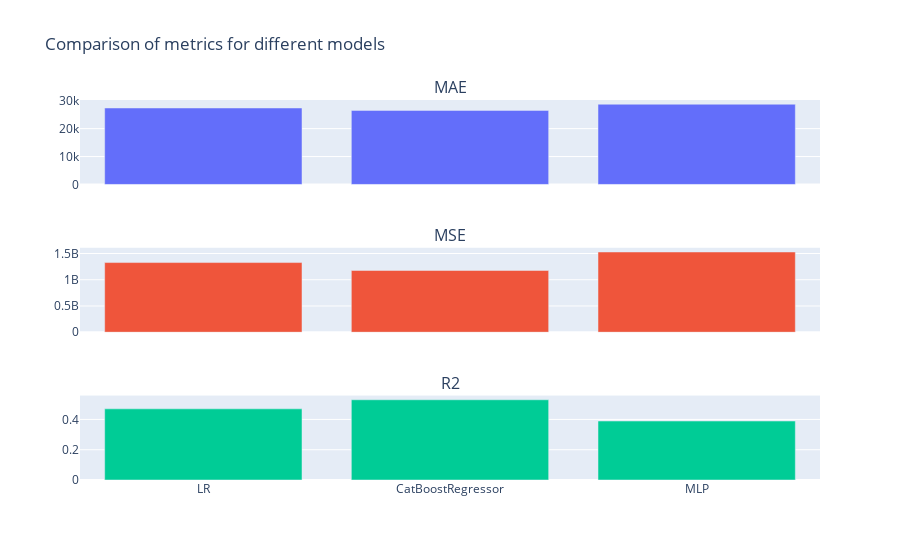

Here is the notebook cell this chart was saved with:
### Markdown cell above
### 3.8 График, показывающий сравнение моделей по метрикам: *neg_mean_absolute_error*, *neg_mean_squared_error*, *r2*

### Code cell
models = df['model']
mae = df['neg_mean_absolute_error']
mse = df['neg_mean_squared_error']
r2 = df['r2']

fig = make_subplots(rows=3, cols=1, shared_xaxes=True, subplot_titles=['MAE', 'MSE', 'R2'])

fig.add_trace(go.Bar(x=models, y=mae, name='MAE'), row=1, col=1)
fig.add_trace(go.Bar(x=models, y=mse, name='MSE'), row=2, col=1)
fig.add_trace(go.Bar(x=models, y=r2, name='R2'), row=3, col=1)

fig.update_layout(
    barmode='group',
    title_text='Comparison of metrics for different models',
    showlegend=False 
)

fig.show()

### Figure 1 — Plotly figure (JSON) as saved in the notebook; plotly's stock layout.template omitted (floating-point values rounded to 4 significant figures)
{"data": [{"name": "MAE", "type": "bar", "x": ["LR", "CatBoostRegressor", "MLP"], "xaxis": "x", "y": [27400.0, 26540.0, 28750.0], "yaxis": "y"}, {"name": "MSE", "type": "bar", "x": ["LR", "CatBoostRegressor", "MLP"], "xaxis": "x2", "y": [1327000000.0, 1177000000.0, 1529000000.0], "yaxis": "y2"}, {"name": "R2", "type": "bar", "x": ["LR", "CatBoostRegressor", "MLP"], "xaxis": "x3", "y": [0.4701, 0.5299, 0.3895], "yaxis": "y3"}], "layout": {"annotations": [{"font": {"size": 16}, "showarrow": false, "text": "MAE", "x": 0.5, "xanchor": "center", "xref": "paper", "y": 1, "yanchor": "bottom", "yref": "paper"}, {"font": {"size": 16}, "showarrow": false, "text": "MSE", "x": 0.5, "xanchor": "center", "xref": "paper", "y": 0.6111, "yanchor": "bottom", "yref": "paper"}, {"font": {"size": 16}, "showarrow": false, "text": "R2", "x": 0.5, "xanchor": "center", "xref": "paper", "y": 0.2222, "yanchor": "bottom", "yref": "paper"}], "barmode": "group", "showlegend": false, "title": {"text": "Comparison of metrics for different models"}, "xaxis": {"anchor": "y", "domain": [0, 1], "matches": "x3", "showticklabels": false}, "xaxis2": {"anchor": "y2", "domain": [0, 1], "matches": "x3", "showticklabels": false}, "xaxis3": {"anchor": "y3", "domain": [0, 1]}, "yaxis": {"anchor": "x", "domain": [0.7778, 1]}, "yaxis2": {"anchor": "x2", "domain": [0.3889, 0.6111]}, "yaxis3": {"anchor": "x3", "domain": [0, 0.2222]}}}
